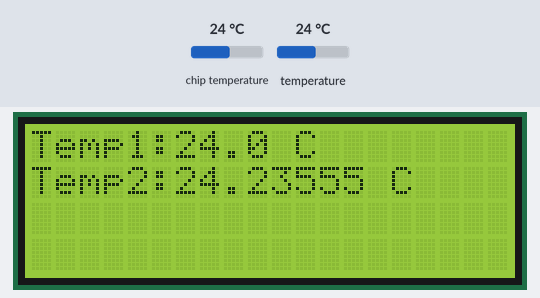
Recording of a program running on a simulated Raspberry Pi Pico running MicroPython. Parts: 20×4 character LCD. Inputs (shaded band) come from the test bench; at power-on: temperature 24 °C, chip temperature 24 °C. Library files of the repository ran but are not shown: lcd_api.py, pico_i2c_lcd.py; what the program prints to the serial console is not drawn.

Above: at 1.2 s.
1.3 s: temperature set to 12 °C
At 3.6 s:
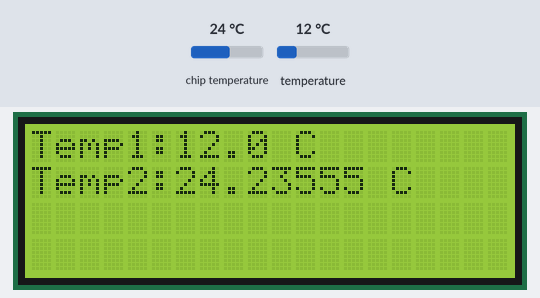
5.4 s: temperature set to 19 °C
9.6 s: temperature set to 28 °C
At 12.0 s:
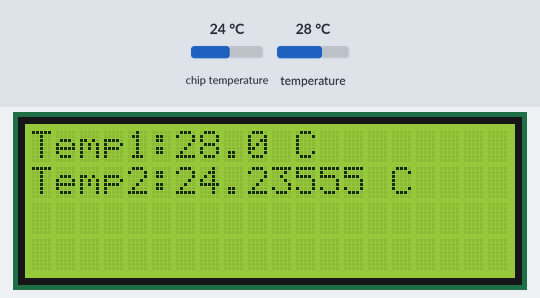
Timing chart, 0 to 13.5 s (numbered marks = the images above; inputs shaded):
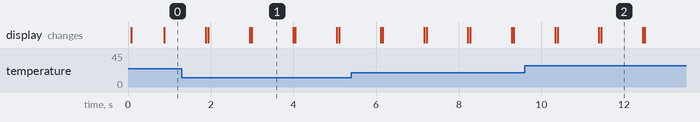

Measured:
- after the input at 1.3 s, the display: first differs from a run without the input after 1.7 s (image 1)
- after the input at 9.6 s, the display: first differs from a run without the input after 1.8 s (image 2)
- what the display in image 1 shows lasts 1.0 s, from 3.0 s to 4.0 s

The program:

main.py
```python
import machine
from machine import I2C, Pin
import onewire
import ds18x20
import time
from lcd_api import LcdApi
from pico_i2c_lcd import I2cLcd

I2C_ADDR     = 39
I2C_NUM_ROWS = 4
I2C_NUM_COLS = 20

i2c = I2C(0, sda=machine.Pin(0), scl=machine.Pin(1), freq=400000)
lcd = I2cLcd(i2c, I2C_ADDR, I2C_NUM_ROWS, I2C_NUM_COLS)

ts_pin = machine.Pin(28)
builtin_ts_pin = machine.ADC(4)

s = ds18x20.DS18X20(onewire.OneWire(ts_pin))
bts = builtin_ts_pin.read_u16() * (3.3 / 65535)

roms = s.scan()

while True:
    s.convert_temp()
    time.sleep_ms(750)

    lcd.clear()
    lcd.move_to(0,0)

    for rom in roms:

        T1 = "Temp1:" + str(s.read_temp(rom)) + " C"
        T2 = "Temp2:" + str(-1 * (27 - (bts - 0.706) / 0.001721)) + " C"
        T3 = "Temp2:" + str(27 - (bts - 0.706) / 0.001721) + " C"

        print("Temperature (Sensor):	", s.read_temp(rom), "°C")
        lcd.putstr(str(T1))
    if ((27 - (bts - 0.706) / 0.001721) < 0):
        print("Temperature (Built-in):	", -1 * (27 - (bts - 0.706) / 0.001721), "°C")
        lcd.move_to(0,1)
        lcd.putstr(str(T2))
    elif ((27 - (bts - 0.706) / 0.001721) >= 0):
        print("Temperature (Built-in):	", (27 - (bts - 0.706) / 0.001721), "°C")
        lcd.move_to(0,1)
        lcd.putstr(str(T3))

    time.sleep_ms(250)
```
